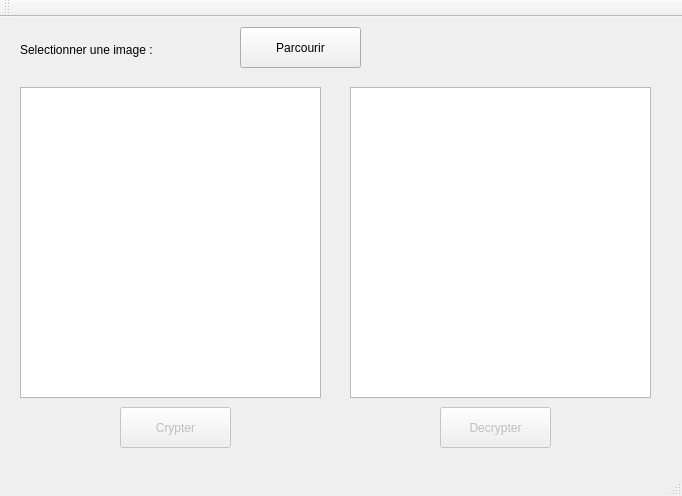
<?xml version="1.0" encoding="UTF-8"?>
<ui version="4.0">
 <class>MainWindow</class>
 <widget class="QMainWindow" name="MainWindow">
  <property name="geometry">
   <rect>
    <x>0</x>
    <y>0</y>
    <width>682</width>
    <height>496</height>
   </rect>
  </property>
  <property name="windowTitle">
   <string>MainWindow</string>
  </property>
  <widget class="QWidget" name="centralWidget">
   <widget class="QTextEdit" name="textEdit_crypt">
    <property name="geometry">
     <rect>
      <x>20</x>
      <y>70</y>
      <width>301</width>
      <height>311</height>
     </rect>
    </property>
   </widget>
   <widget class="QPushButton" name="pushButton_crypt">
    <property name="enabled">
     <bool>false</bool>
    </property>
    <property name="geometry">
     <rect>
      <x>120</x>
      <y>390</y>
      <width>111</width>
      <height>41</height>
     </rect>
    </property>
    <property name="text">
     <string>Crypter</string>
    </property>
   </widget>
   <widget class="QPushButton" name="pushButton_decrypt">
    <property name="enabled">
     <bool>false</bool>
    </property>
    <property name="geometry">
     <rect>
      <x>440</x>
      <y>390</y>
      <width>111</width>
      <height>41</height>
     </rect>
    </property>
    <property name="text">
     <string>Decrypter</string>
    </property>
   </widget>
   <widget class="QTextEdit" name="textEdit_decrypt">
    <property name="geometry">
     <rect>
      <x>350</x>
      <y>70</y>
      <width>301</width>
      <height>311</height>
     </rect>
    </property>
   </widget>
   <widget class="QLabel" name="label_import">
    <property name="geometry">
     <rect>
      <x>20</x>
      <y>20</y>
      <width>220</width>
      <height>25</height>
     </rect>
    </property>
    <property name="sizePolicy">
     <sizepolicy hsizetype="Expanding" vsizetype="Expanding">
      <horstretch>0</horstretch>
      <verstretch>0</verstretch>
     </sizepolicy>
    </property>
    <property name="text">
     <string>Selectionner une image :</string>
    </property>
   </widget>
   <widget class="QPushButton" name="pushButton_parcourir">
    <property name="geometry">
     <rect>
      <x>240</x>
      <y>10</y>
      <width>121</width>
      <height>41</height>
     </rect>
    </property>
    <property name="text">
     <string>Parcourir</string>
    </property>
   </widget>
  </widget>
  <widget class="QMenuBar" name="menuBar">
   <property name="geometry">
    <rect>
     <x>0</x>
     <y>0</y>
     <width>682</width>
     <height>20</height>
    </rect>
   </property>
   <property name="sizePolicy">
    <sizepolicy hsizetype="Expanding" vsizetype="Expanding">
     <horstretch>0</horstretch>
     <verstretch>0</verstretch>
    </sizepolicy>
   </property>
  </widget>
  <widget class="QToolBar" name="mainToolBar">
   <attribute name="toolBarArea">
    <enum>TopToolBarArea</enum>
   </attribute>
   <attribute name="toolBarBreak">
    <bool>false</bool>
   </attribute>
  </widget>
  <widget class="QStatusBar" name="statusBar"/>
 </widget>
 <layoutdefault spacing="6" margin="11"/>
 <resources/>
 <connections/>
</ui>
